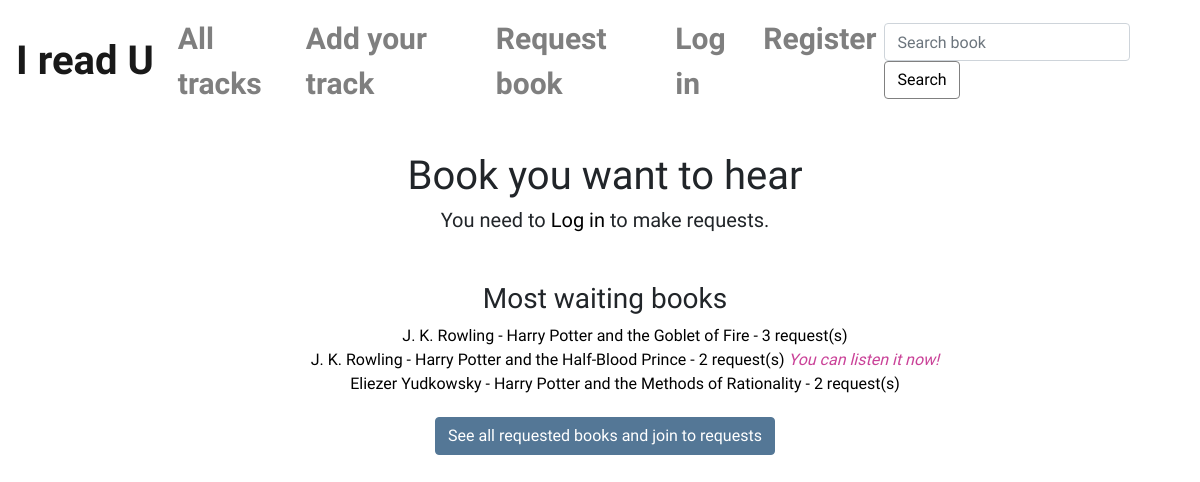
Before: /claim with the older database file.
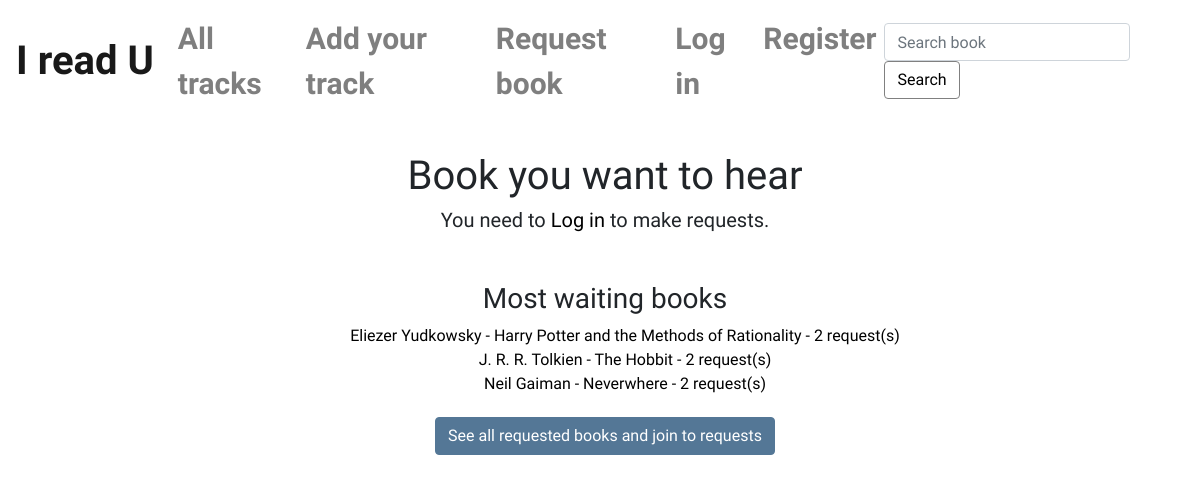
After: the same page with the newer database file.
### books/models.py (models this page shows, shortened)
class Book(models.Model):
    author = models.ForeignKey("Writer", on_delete=models.CASCADE, related_name="writers", default=None)
    title = models.CharField(max_length=100)
    favorites = models.ManyToManyField("User", related_name="lovers", default=None, blank=True)
    claimants = models.ManyToManyField("User", related_name="claimants", default=None, blank=True)
    def count_claimants(self):
        return self.claimants.count()

class Writer(models.Model):
    name =  models.CharField(max_length=100)
    def __str__(self):
        return self.name

### books/views.py (the view)
# urls.py: path("claim", views.claim, name="claim"),
def claim(request):
    all_claims = Book.objects.all().annotate(num_claims=Count('claimants')).order_by('-num_claims')
    claims = []
    for book in all_claims:
        counter = book.count_claimants()
        if counter > 0:
            claims.append(book)
    read = []
    for track in Track.objects.filter(is_published=True):
        read.append(track.book)
    user = request.user
    if request.method == "POST":
        form = ClaimForm(request.POST)
        if form.is_valid():
            b_author = form.cleaned_data['book_author']
            b_title = form.cleaned_data['book_title']
            writer, created = Writer.objects.get_or_create(name=b_author)
            writer.save()
            book = form.save(commit=False)
            book.author = writer
            book.title = b_title
            book.save()
            book.claimants.add(user)
            book.save()
            return HttpResponseRedirect(reverse("requested"))
    else:
        form = ClaimForm()
        return render(request, 'books/claim.html', {
            'form': form,
            'claims': claims[:3],
            'read': read
        })

### books/views.py
class ClaimForm(forms.ModelForm):
    book_author = forms.CharField(required=True)
    book_title = forms.CharField(required=True)
    class Meta:
        model = Book
        fields = ('book_author', 'book_title')

### books/templates/books/claim.html (shortened to what this page needs)
{% extends "books/layout.html" %}
{% load static %}
{% load crispy_forms_tags %}
{% block body %}
<div id="request-body">
    <h1>Book you want to hear</h1>
        {% if user.is_authenticated %}
        <div>
            <form action="{% url 'claim' %}" method="post" enctype="multipart/form-data">
                {% csrf_token %}
                {{ form|crispy }}
                <input class="btn btn-primary" type="submit" value="Request">
            </form>
        </div>
        {% else %}
        <h5>You need to <a href="{% url 'login' %}"> Log in</a> to make requests.</h5>
        {% endif %}
        <div id="claims">
            <h3>Most waiting books</h3>
            <ul>
                {% for book in claims %}
                    <li>
                        <a href="{% url 'book' book.id %}">{{ book.author }} - {{ book.title }} - {{ book.count_claimants }} request(s)</a>
                        {% if book in read %}
                            <span class="can-hear-now">You can listen it now!</span>
                        {% endif %}
                    </li>
                {% empty %}
                    <li>No claimed books yet.</li>
                {% endfor %}
            </ul>
            <a id="see-all-req" class="btn btn-primary" href="{% url 'requested' %}">See all requested books and join to requests</a>
        </div>
</div>
{% endblock %}

### books/templates/books/layout.html (shortened to what this page needs)
{% load static %}
<!DOCTYPE html>
<html lang="en">
    <head>
        <link rel="stylesheet" href="https://stackpath.bootstrapcdn.com/bootstrap/4.4.1/css/bootstrap.min.css">
        <link href="{% static 'books/styles.css' %}" rel="stylesheet">
    </head>
    <body>
        <nav class="navbar navbar-expand-lg navbar-light">
            <a class="navbar-brand" href="{% url 'index' %}">I read U</a>
            <div class="collapse navbar-collapse" id="navbarTog">
                <ul class="navbar-nav mr-auto mt-2 mt-lg-0">
                    <li class="nav-item">
                        <a class="nav-link" href="{% url 'tracks' %}">All tracks</a>
                    </li>
                    <li class="nav-item">
                        <a class="nav-link" href="{% url 'create' %}">Add your track</a>
                    </li>
                    <li class="nav-item">
                        <a class="nav-link" href="{% url 'claim' %}">Request book</a>
                    </li>
                    {% if not user.is_authenticated %}
                    <li class="nav-item">
                        <a class="nav-link" href="{% url 'login' %}">Log in</a>
                    </li>
                    <li class="nav-item">
                        <a class="nav-link" href="{% url 'register' %}">Register</a>
                    </li>
                    {% endif %}
                </ul>
                <form class="form-inline my-2 my-lg-0" action="{% url 'search' %}">
                    <input class="form-control mr-sm-2" type="search" placeholder="Search book" aria-label="Search" name="q">
                    <button id="search-btn" class="btn" type="submit">Search</button>
                </form>
            </div>
        </nav>
        <div class="body">
            {% block body %}
            {% endblock %}
        </div>
    </body>
</html>

### books/static/books/styles.css (style rules this page uses)
.body { margin-left: 10px; }
body { font-family: 'Martel', serif; background-image: url("imgs/yep.jpg"); background-repeat: no-repeat; background-attachment: fixed; background-size: 100% 100%; }
ul { list-style-type: none; }
a { color: #000000; text-decoration: none }
nav.navbar { margin-bottom: 30px; font-family: 'Amatic SC', cursive; font-size: 30px; font-weight: bold; }
.navbar-brand { font-size: 40px }
#search-btn { color: black; border-color: grey; }
.btn-primary { background-color: #547796; border-color: #547796; margin-top: 5px; }
#request-body { text-align: center; }
#claims { margin-top: 50px; }

Changed rows visible on the page:
removed Book: author "J. K. Rowling", title "Harry Potter and the Goblet of Fire", count_claimants "3"
removed Book: author "J. K. Rowling", title "Harry Potter and the Half-Blood Prince", count_claimants "2", shows "You can listen it now!"
added Book: author "J. R. R. Tolkien", title "The Hobbit", count_claimants "2"
added Book: author "Neil Gaiman", title "Neverwhere", count_claimants "2"
